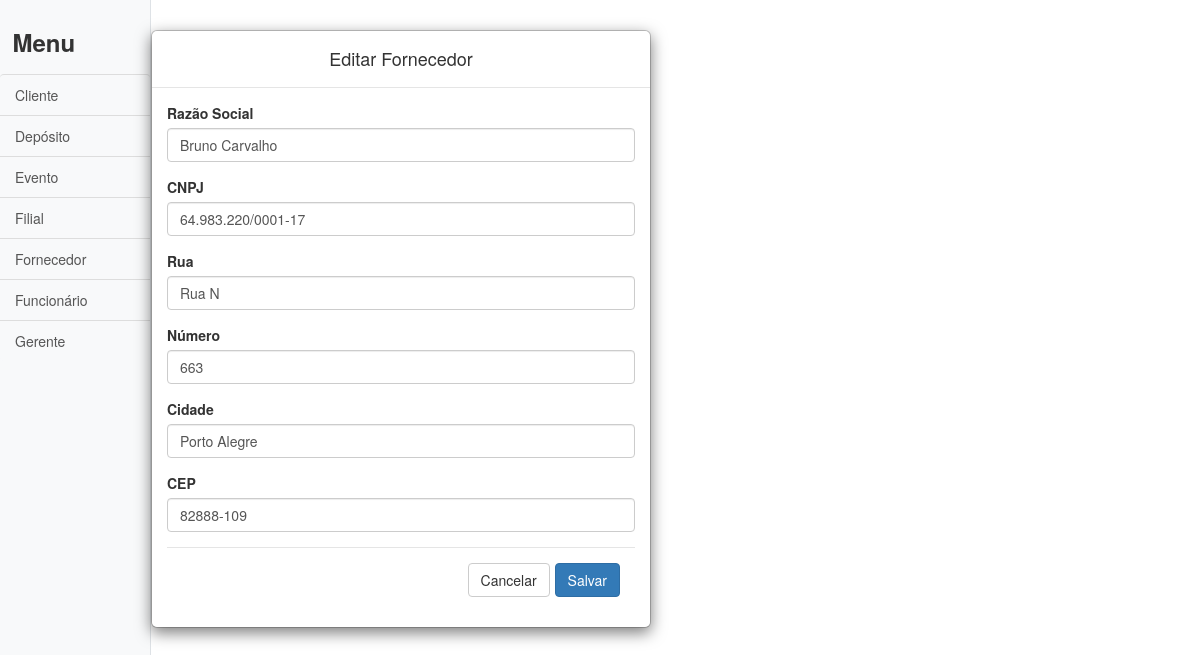
Page /Códigos/edit/fornecedor.php?id=1 on the committed database.
### tables this page shows
CREATE TABLE fornecedor (
	rua 			VARCHAR(200),
	cep 			CHAR(9),
	numero 			INTEGER,
	cidade 			VARCHAR(200),
	razao_social 	VARCHAR(200),
	cnpj 			VARCHAR(18),
	id_fornecedor 	INTEGER PRIMARY KEY 	AUTO_INCREMENT
);

### Códigos/edit/fornecedor.php (the view, shortened to what this page needs)
<!DOCTYPE html>
<html lang="en">
<head>
	<?php
		include("../header.php");
	?>
</head>
<body>
	<div class="d-flex" id="wrapper">
		<?php
			include_once("../conection.php");
			include("../sidebar_aux.php");
			$id_fornecedor = $_GET['id'];
			$sql = "SELECT 	*
					FROM fornecedor
					WHERE id_fornecedor='$id_fornecedor'";
			$fornecedor = mysqli_fetch_array( mysqli_query($conexao, $sql) );
		?>
		<div id="edit">
			<div class="modal-dialog">
				<div class="modal-content">
					<form id="filial" name="filial" action="" method="POST" target="_self">
						<div class="modal-header">
							<h4 class="modal-title">Editar Fornecedor</h4>
						</div>
						<div class="modal-body">
							<div class="form-group">
								<label>Razão Social</label>
								<input type="text" name="razao_social" id="razao_social" class="form-control" required <?php echo 'value="'.$fornecedor['razao_social'].'"'?>>
							</div>
							<div class="form-group">
								<label>CNPJ</label>
								<input type="text" name="cnpj" id="cnpj" class="form-control"  onkeypress="mascara(this, '##.###.###/####-##')" maxlength="18" required <?php echo 'value="'.$fornecedor['cnpj'].'"'?>>
							</div>
							<div class="form-group">
								<label>Rua</label>
								<input type="text" name="rua" id="rua" class="form-control" required <?php echo 'value="'.$fornecedor['rua'].'"'?>>
							</div>
							<div class="form-group">
								<label>Número</label>
								<input type="number" name="numero" id="numero" class="form-control" required <?php echo 'value="'.$fornecedor['numero'].'"'?>></textarea>
							</div>
							<div class="form-group">
								<label>Cidade</label>
								<input type="text" name="cidade" id="cidade" class="form-control" required <?php echo 'value="'.$fornecedor['cidade'].'"'?>></textarea>
							</div>
							<div class="form-group">
								<label>CEP</label>
								<input type="text" name="cep" id="cep" class="form-control" onkeypress="mascara(this, '#####-###')" maxlength="9" required <?php echo 'value="'.$fornecedor['cep'].'"'?>></textarea>
							</div>
							<div class="modal-footer">
								<a href="../fornecedor.php"><span class="btn btn-default" value="Cancelar">Cancelar</span></a>
								<button type="submit" class="btn btn-primary" value="Salvar" name="submit">Salvar</button>
							</div>
						</div>
					</form>
				</div>
			</div>
		</div>
	</div>
</body>
</html>

### Códigos/edit/css/simple-sidebar.css (style rules this page uses)
body { overflow-x: hidden; }

### Códigos/edit/css/styles.css (style rules this page uses)
body { color: #566787; background: #f5f5f5; font-family: 'Varela Round', sans-serif; font-size: 13px; }

### rows in the picture
fornecedor: razao_social "Bruno Carvalho", cnpj "64.983.220/0001-17", rua "Rua N", numero "663", cidade "Porto Alegre", cep "82888-109"
